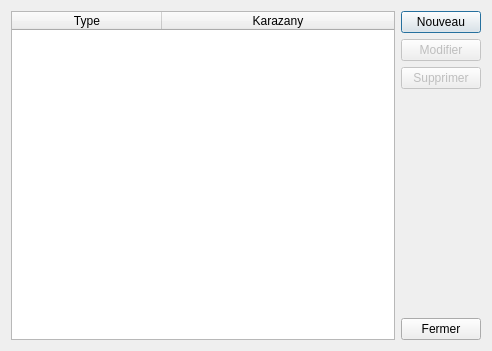
<?xml version="1.0" encoding="UTF-8"?>
<ui version="4.0">
 <class>Dialog</class>
 <widget class="QDialog" name="Dialog">
  <property name="geometry">
   <rect>
    <x>0</x>
    <y>0</y>
    <width>492</width>
    <height>351</height>
   </rect>
  </property>
  <property name="windowTitle">
   <string>Liste des types de personne morale</string>
  </property>
  <property name="windowIcon">
   <iconset resource="../icons.qrc">
    <normaloff>:/users/icone/user_02.png</normaloff>:/users/icone/user_02.png</iconset>
  </property>
  <layout class="QHBoxLayout" name="horizontalLayout_2">
   <item>
    <widget class="QTableWidget" name="tableWidget">
     <property name="selectionMode">
      <enum>QAbstractItemView::SingleSelection</enum>
     </property>
     <property name="selectionBehavior">
      <enum>QAbstractItemView::SelectRows</enum>
     </property>
     <attribute name="horizontalHeaderDefaultSectionSize">
      <number>150</number>
     </attribute>
     <attribute name="horizontalHeaderStretchLastSection">
      <bool>true</bool>
     </attribute>
     <attribute name="verticalHeaderVisible">
      <bool>false</bool>
     </attribute>
     <column>
      <property name="text">
       <string>Type</string>
      </property>
     </column>
     <column>
      <property name="text">
       <string>Karazany</string>
      </property>
     </column>
    </widget>
   </item>
   <item>
    <layout class="QVBoxLayout" name="verticalLayout">
     <item>
      <widget class="QPushButton" name="pushButtonNouveau">
       <property name="text">
        <string>Nouveau</string>
       </property>
       <property name="icon">
        <iconset resource="../icons.qrc">
         <normaloff>:/std/icone/if_plus_circle_12296.png</normaloff>:/std/icone/if_plus_circle_12296.png</iconset>
       </property>
      </widget>
     </item>
     <item>
      <widget class="QPushButton" name="pushButtonModifier">
       <property name="enabled">
        <bool>false</bool>
       </property>
       <property name="text">
        <string>Modifier</string>
       </property>
       <property name="icon">
        <iconset resource="../icons.qrc">
         <normaloff>:/std/icone/if_pencil_14623.png</normaloff>:/std/icone/if_pencil_14623.png</iconset>
       </property>
      </widget>
     </item>
     <item>
      <widget class="QPushButton" name="pushButtonSupprimer">
       <property name="enabled">
        <bool>false</bool>
       </property>
       <property name="text">
        <string>Supprimer</string>
       </property>
       <property name="icon">
        <iconset resource="../icons.qrc">
         <normaloff>:/std/icone/if_minus_10199.png</normaloff>:/std/icone/if_minus_10199.png</iconset>
       </property>
      </widget>
     </item>
     <item>
      <spacer name="verticalSpacer">
       <property name="orientation">
        <enum>Qt::Vertical</enum>
       </property>
       <property name="sizeHint" stdset="0">
        <size>
         <width>20</width>
         <height>40</height>
        </size>
       </property>
      </spacer>
     </item>
     <item>
      <widget class="QPushButton" name="BTFermer">
       <property name="text">
        <string>Fermer</string>
       </property>
      </widget>
     </item>
    </layout>
   </item>
  </layout>
 </widget>
 <resources>
  <include location="../icons.qrc"/>
 </resources>
 <connections/>
</ui>
